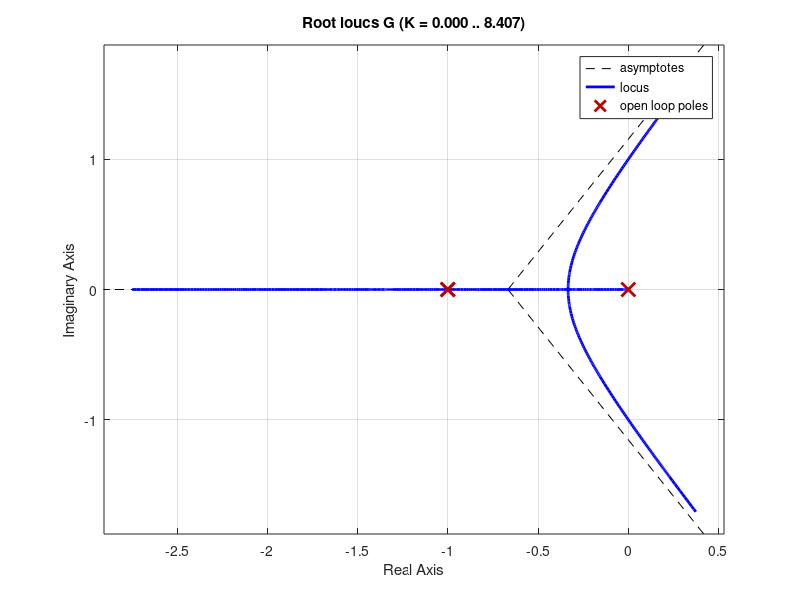
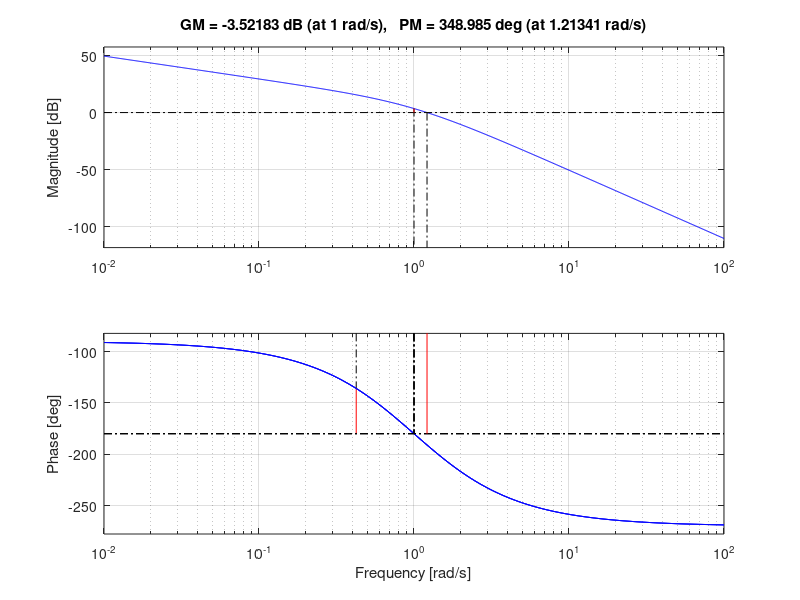

Here is the MATLAB script that generated these plots, in order:
clc; clear all; close all;

s = tf('s');
G = 1/(s*(s+1)^2);

% controlSystemDesigner(G)

figure()
rlocus(G)

K1 = 0.5;
K2 = 2;
K3 = 3;
sys1 = K1*G;
sys2 = K2*G;
sys3 = K3*G;

figure()
margin(sys1); hold on;
margin(sys2); hold on;
margin(sys3); hold on;
